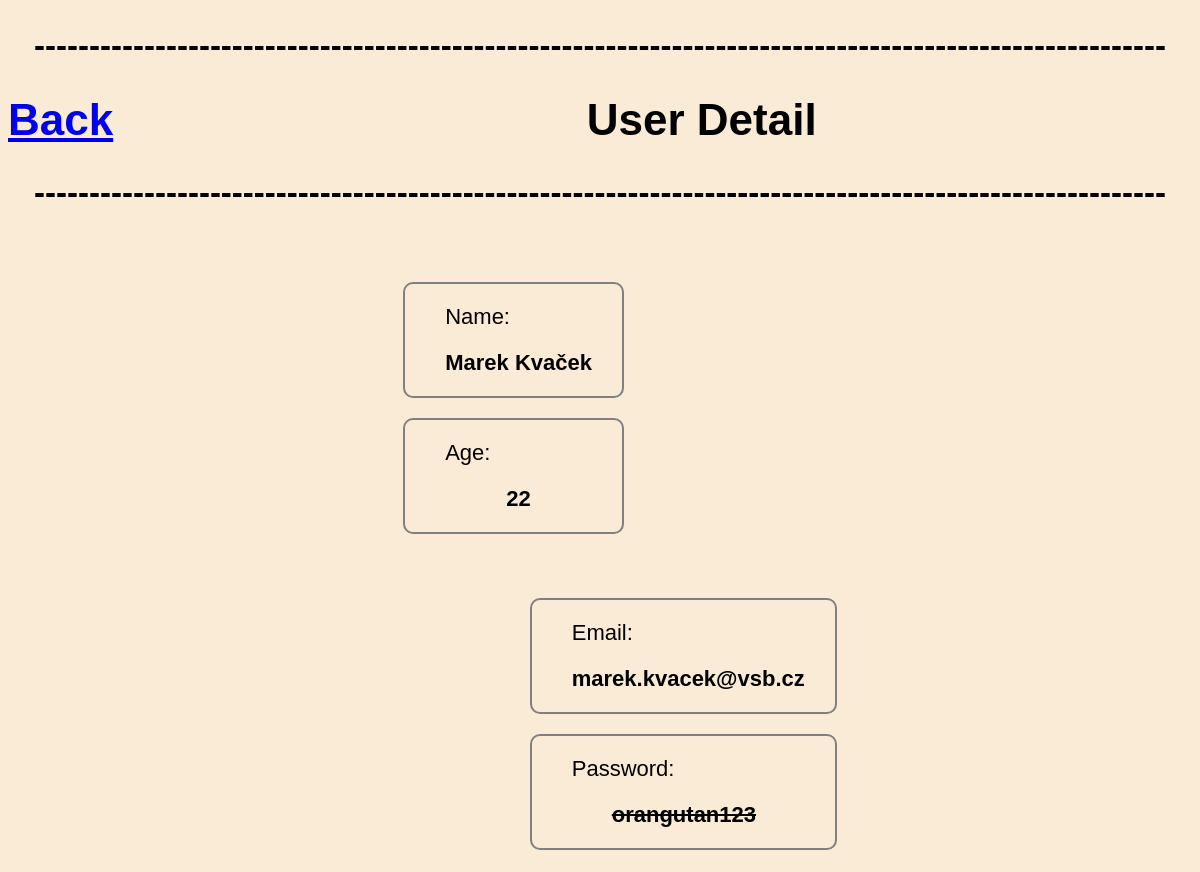
/gym/1/user/1, run on the app's committed database.
### reservations/models.py (models this page shows, shortened)
class User(models.Model):
    firstname = models.CharField(max_length=30)
    lastname = models.CharField(max_length=30)
    email = models.EmailField()
    age = models.IntegerField()
    password = models.CharField(max_length=30)

### reservations/views.py (the view)
# urls.py: path('gym/<int:gym_id>/user/<int:user_id>',views.user_detail_main, name='user_detail_main'),
def user_detail_main(request,gym_id,user_id):
    user = get_object_or_404(User, pk=user_id)
    gym = get_object_or_404(Gym,pk = gym_id)
    return render(request, 'reservations/user_detail_main.html', {'user': user,'gym' : gym})

### templates/reservations/user_detail_main.html (shortened to what this page needs)
<!DOCTYPE html>
<html>
<head>
</head>
<body>
    <h2>-------------------------------------------------------------------------------------------------------</h1>
        <h1><a class="back" href = "{% url 'index' %}"> Back</a>User Detail</h1>
        <h2>-------------------------------------------------------------------------------------------------------</h1>
	<ul class = "left">
        <ul class="bordering">
		<li>
			Name:
		</li>
        <li class = "move_left">
			{{user.firstname}}
			{{user.lastname}}
		</li>
    </ul>
    <ul class="bordering">
		<li>
			Age:
		</li>
        <li class = "move_left">
			{{user.age}}
		</li>
    </ul>
    </ul>
    <ul class= "right">
		<ul class="bordering">
            <li>
                Email:
            </li>
            <li class = "move_left" >
                {{user.email}}
            </li>
        </ul>
        <ul class="bordering">
            <li>
                Password:
            </li>
            <li class = "move_left_censored">
                {{user.password}}
            </li>
        </ul>
	</ul>
</body>
</html>

### templates/reservations/user_detail_main.html (style rules this page uses)
.bordering { margin-top: 20px; border-style: solid; border-width: 2px; border-color: grey; border-radius: 10px; }
.move_left { font-weight: bold; margin-right: 30px; margin-bottom: 20px; text-align: center; }
.move_left_censored { font-weight: bold; margin-left: 40px; margin-right: 10px; margin-bottom: 20px; text-decoration: line-through; }
.left { margin-left : 30%; float : left; }
li { margin-top : 20px; }
.right { margin-right : 30%; float : right; }
ul { list-style-type: none; }
body { background-color: #FAEBD7; font-family: Arial, sans-serif; font-size: 22px; }
.back { display :flex; margin-right : 40%; }
h1 { display :flex; text-align : center; }
h2 { text-align : center; }

### data on the page
User: firstname "Marek", lastname "Kvaček", age "22", email "marek.kvacek@vsb.cz", password "orangutan123"
